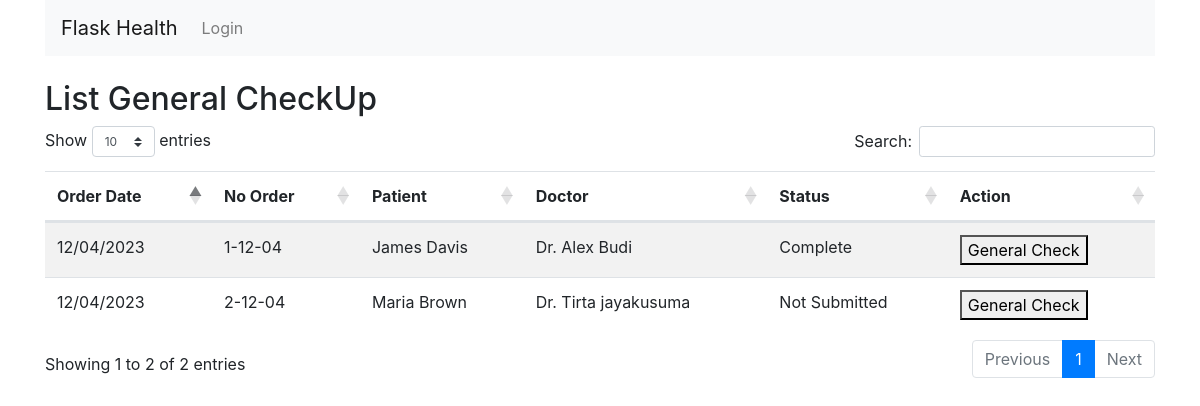
Screenshot of /checkup with the database file from the repository.
### flask_health/models/order.py (models this page shows, shortened)
class Order(db.Model):
    __tablename__ = "order"
    id = db.Column(db.String(36), primary_key=True)
    patient_id = db.Column(db.String(36), db.ForeignKey("patient.id"), nullable=False)
    order_date = db.Column(db.DateTime)
    payment_method = db.Column(db.String(100))
    total_price = db.Column(db.Integer)
    order_no = db.Column(db.Integer)
    order_steps = db.Column(db.Integer)
    order_status = db.Column(db.String(100))
    order_sub_status = db.Column(db.String(100))
    doctor_id = db.Column(db.String(36), db.ForeignKey("doctor.id"), nullable=False)
    treatments = db.relationship("Treatment", backref="order", lazy=True)
    desc = db.Column(db.Text)
    isDeleted = db.Column(db.Boolean)
    created_at = db.Column(db.DateTime)
    created_by = db.Column(db.String(100))
    updated_at = db.Column(db.DateTime)
    updated_by = db.Column(db.String(100))
    def calculate_order_no(self):
        return str(self.order_no) + "-" + self.order_date.strftime("%d-%m")
    def getFormatOrderDate(self):
        return self.order_date.strftime("%d/%m/%Y")
    def getOrderStatus(self, desirableSteps):
        if self.order_steps == desirableSteps:
            return self.order_status
        elif self.order_steps > desirableSteps:
            return "Complete"
        else:
            return "Not Submitted"

### flask_health/models/doctor.py (models this page shows, shortened)
class Doctor(db.Model):
    __tablename__ = "doctor"
    id = db.Column(db.String(36), primary_key=True)
    name = db.Column(db.String(100))
    isDeleted = db.Column(db.Boolean)
    created_at = db.Column(db.DateTime)
    created_by = db.Column(db.String(100))
    updated_at = db.Column(db.DateTime)
    updated_by = db.Column(db.String(100))

### flask_health/views/generalCheckup.py (the view)
@app.route("/checkup", methods=["GET"])
def checkUpList():
    result = (
        db.session.query(Order, Patient, Doctor)
        .select_from(Order)
        .join(Patient)
        .join(Doctor)
        .filter(
            or_(
                Order.order_steps > 1,
                and_(Order.order_steps == 1, Order.order_status == "Complete"),
            )
        )
        .all()
    )
    checkupList = []
    for order, patient, doctor in result:
        checkupList.append(
            GeneralCheckViewModel(
                order.id,
                order.calculate_order_no(),
                order.getFormatOrderDate(),
                patient.first_name + " " + patient.last_name,
                doctor.name,
                order.getOrderStatus(2),
            )
        )
    return render_template("generalCheckup/list.html", checkupList=checkupList)

### flask_health/templates/generalCheckup/list.html (shortened to what this page needs)
{% extends "layout.html" %}
{% block body %}
<br />
<h2>List General CheckUp</h2>
<table id="data" class="table table-striped">
    <thead>
        <tr>
            <th>Order Date</th>
            <th>No Order</th>
            <th>Patient</th>
            <th>Doctor</th>
            <th>Status</th>
            <th>Action</th>
        </tr>
    </thead>
    <tbody>
        {% for checkUp in checkupList %}
        <tr>
            <td>{{ checkUp.order_date }}</td>
            <td>{{ checkUp.order_no }}</td>
            <td>{{ checkUp.patient_name }}</td>
            <td>{{ checkUp.doctor_name }}</td>
            <td>{{ checkUp.order_status }}</td>
            <td>
                <button><a style="color: #000000;" href="{{ url_for('checkUpEntries' ,  id=checkUp.id) }}">General
                        Check</a></button>
            </td>
        </tr>
        {% endfor %}
    </tbody>
</table>
{% endblock %}

### rows the page displays
Order: order_date "12/04/2023", order_no "1-12-04", patient_name "James Davis", doctor_name "Dr. Alex Budi", order_status "Complete"
Order: order_date "12/04/2023", order_no "2-12-04", patient_name "Maria Brown", doctor_name "Dr. Tirta jayakusuma", order_status "Not Submitted"
